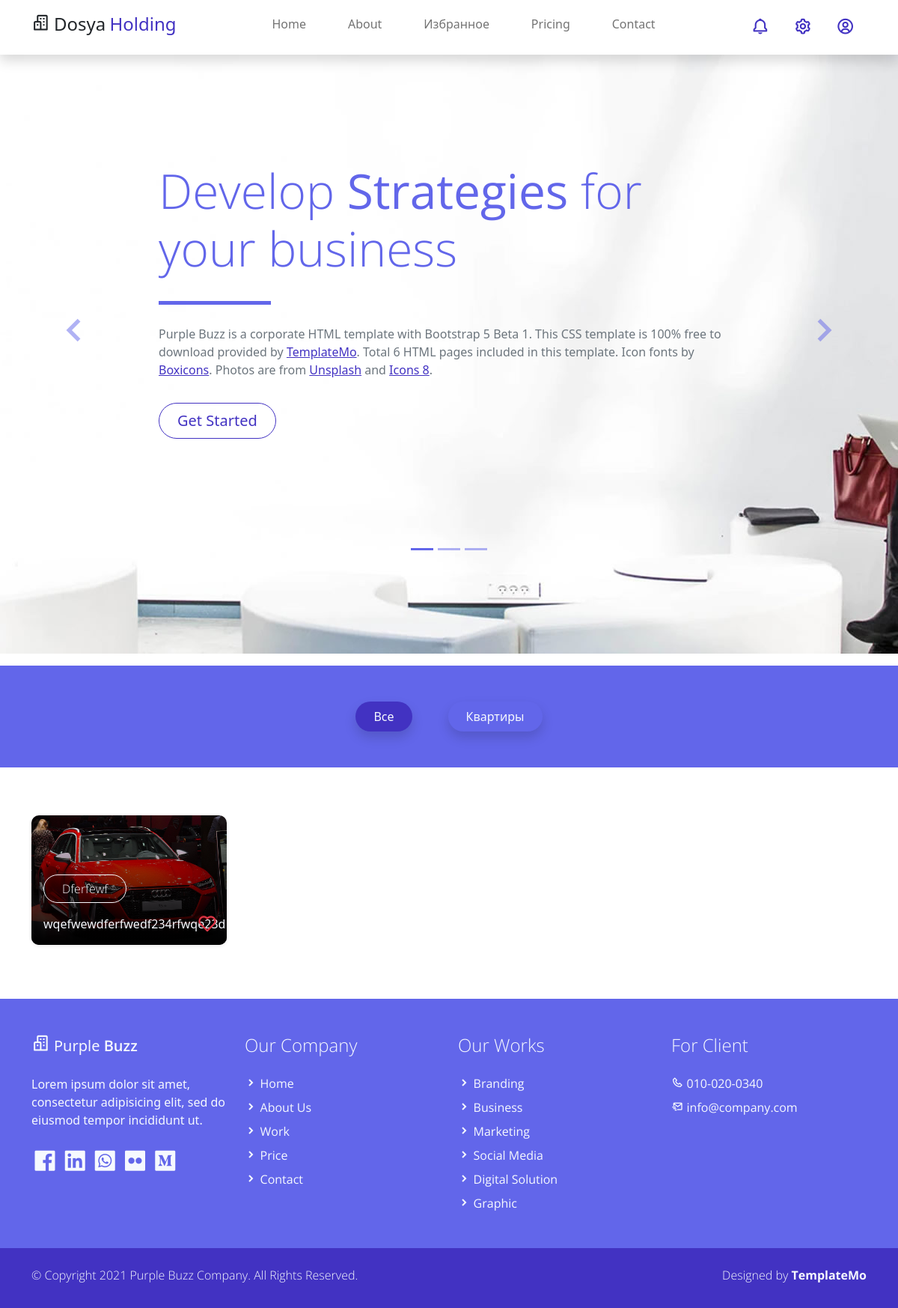
Before: / with the older database file.
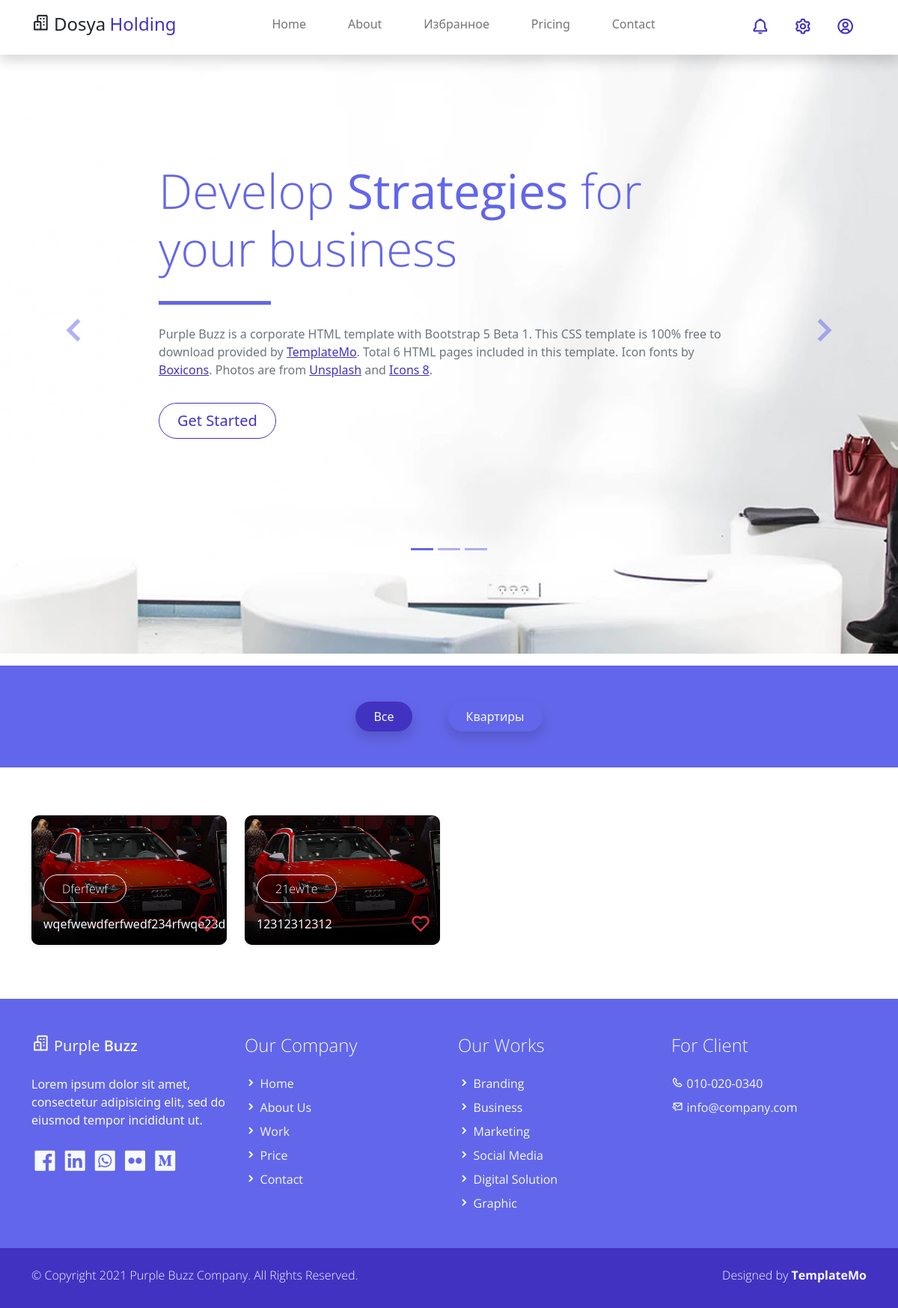
After: the same page with the newer database file.
### main/models.py (models this page shows, shortened)
class Category(models.Model):
    title = models.CharField(max_length=123, verbose_name='Категория')

class Product(models.Model):
    category = models.ForeignKey(Category, on_delete=models.PROTECT, verbose_name='Категория')
    user = models.ForeignKey('user.MyUser', on_delete=models.CASCADE, verbose_name='Пользователь', related_name='products')
    title = models.CharField(max_length=123, verbose_name='Название')
    area = models.CharField(max_length=123, verbose_name='Площадь')
    geo = models.CharField(max_length=123, verbose_name='Геолокация')
    price = models.PositiveIntegerField(verbose_name='Цена')
    description = models.TextField(verbose_name='Описание')
    promo_video = models.URLField(verbose_name='Промо-видео')
    is_active = models.BooleanField(default=True, verbose_name='Активен')
    image = models.ImageField(upload_to='media/image_view', null=True, blank=True, verbose_name='Фото')

### main/views.py (the view)
# urls.py: path('', views.index, name='index'),
def index(request):
    categories = Category.objects.all()
    products = Product.objects.all()
    favorite_ids = []
    if request.user.is_authenticated:
        favorite_ids = Favorite.objects.filter(user=request.user).values_list('product_id', flat=True)
    return render(request, 'main/index.html', {
        'categories': categories,
        'products': products,
        'favorite_ids': favorite_ids,
        'selected_category': None,  # Для выделения активной кнопки
    })

### main/templates/main/index.html (shortened to what this page needs)
{% extends 'main/base.html' %}
{% load static %}
{% block content %}
    <div class="banner-wrapper bg-light">
        <div id="index_banner" class="banner-vertical-center-index container-fluid pt-5">
            <div id="carouselExampleIndicators" class="carousel slide" data-bs-ride="carousel">
                <ol class="carousel-indicators">
                    <li data-bs-target="#carouselExampleIndicators" data-bs-slide-to="0" class="active"></li>
                    <li data-bs-target="#carouselExampleIndicators" data-bs-slide-to="1"></li>
                    <li data-bs-target="#carouselExampleIndicators" data-bs-slide-to="2"></li>
                </ol>
                <div class="carousel-inner">
                    <div class="carousel-item active">
                        <div class="py-5 row d-flex align-items-center">
                            <div class="banner-content col-lg-8 col-8 offset-2 m-lg-auto text-left py-5 pb-5">
                                <h1 class="banner-heading h1 text-secondary display-3 mb-0 pb-5 mx-0 px-0 light-300 typo-space-line">
                                    Develop <strong>Strategies</strong> for
                                  <br>your business
                              </h1>
                                <p class="banner-body text-muted py-3 mx-0 px-0">
                                    Purple Buzz is a corporate HTML template with Bootstrap 5 Beta 1. This CSS template is 100% free to download provided by <a rel="nofollow" href="https://templatemo.com/page/1" target="_parent">TemplateMo</a>. Total 6 HTML pages included in this template. Icon fonts by <a rel="nofollow" href="https://boxicons.com/" target="_blank">Boxicons</a>. Photos are from <a rel="nofollow" href="https://unsplash.com/" target="_blank">Unsplash</a> and <a rel="nofollow" href="https://icons8.com/" target="_blank">Icons 8</a>.
                              </p>
                                <a class="banner-button btn rounded-pill btn-outline-primary btn-lg px-4" href="#" role="button">Get Started</a>
                            </div>
                        </div>
                    </div>
                </div>
                <a class="carousel-control-prev text-decoration-none" href="#carouselExampleIndicators" role="button" data-bs-slide="prev">
                    <i class='bx bx-chevron-left'></i>
                </a>
                <a class="carousel-control-next text-decoration-none" href="#carouselExampleIndicators" role="button" data-bs-slide="next">
                    <i class='bx bx-chevron-right'></i>
                </a>
            </div>
        </div>
    </div>
    <section class="service-wrapper py-3">
<div class="service-tag py-5 bg-secondary">
    <div class="col-md-12">
        <ul class="nav d-flex justify-content-center">
            <li class="nav-item mx-lg-4">
                <a class="border-white border-1 filter-btn nav-link btn-outline-primary shadow rounded-pill px-4 white-300 {% if not selected_category %}active{% endif %}"
                   href="{% url 'index' %}">
                    Все
                </a>
            </li>
            {% for category in categories %}
            <li class="nav-item mx-lg-4">
                <a class="border-white border-1 filter-btn nav-link btn-outline-primary shadow rounded-pill px-4 text-light {% if selected_category and selected_category.id == category.id %}active{% endif %}"
                   href="{% url 'category' category.id %}">
                    {{ category.title }}
                </a>
            </li>
            {% endfor %}
        </ul>
    </div>
</div>
    </section>
    <section class="container overflow-hidden py-5">
    <div class="row">
        {% for product in products %}
            <div class="col-xl-3 col-md-4 col-sm-6 mb-4 position-relative">
                <a href="{% url 'single_view' product.id %}" class="service-work card border-0 text-white shadow-sm overflow-hidden h-full">
                    <img class="service card-img" src="{{ product.image.url }}" alt="Card image">
                    <div class="service-work-vertical card-img-overlay d-flex align-items-end">
                        <div class="service-work-content text-left text-light">
                            <span class="btn btn-outline-light rounded-pill mb-lg-3 px-lg-4 light-300">{{ product.title }}</span>
                            <p class="card-text">{{ product.description|truncatechars:28 }}</p>
                        </div>
                    </div>
                </a>
                 <form method="post" action="{% url 'like_product' product.id %}" class="position-absolute m-2" style="bottom: 5px; right: 10px;">
                    <button type="submit" class="bg-transparent border border-0">
                        <i class="bx {% if product.id in favorite_ids %}bxs-heart text-danger rounded-circle{% else %}bx-heart text-danger{% endif %} fs-3"></i>
                    </button>
                </form>
            </div>
        {% endfor %}
    </div>
</section>
{% endblock %}

### main/templates/main/base.html (shortened to what this page needs)
{% load static %}
<html lang="ru">
<head>
    <link href="{% static 'assets/css/bootstrap.min.css' %}" rel="stylesheet">
    <link href="{% static 'assets/css/boxicon.min.css' %}" rel="stylesheet">
    <link rel="stylesheet" href="{% static 'assets/css/templatemo.css'%}">
    <link rel="stylesheet" href="{% static 'assets/css/custom.css'%}">
</head>
<body>
    <nav id="main_nav" class="navbar navbar-expand-lg navbar-light bg-white shadow">
        <div class="container d-flex justify-content-between align-items-center">
            <a class="navbar-brand h1" href="{% url 'index' %}">
                <i class='bx bx-buildings bx-sm text-dark'></i>
                <span class="text-dark h4">Dosya</span> <span class="text-primary h4">Holding</span>
            </a>
            <div class="align-self-center collapse navbar-collapse flex-fill  d-lg-flex justify-content-lg-between" id="navbar-toggler-success">
                <div class="flex-fill mx-xl-5 mb-2">
                    <ul class="nav navbar-nav d-flex justify-content-between mx-xl-5 text-center text-dark">
                        <li class="nav-item">
                            <a class="nav-link btn-outline-primary rounded-pill px-3" href="index.html">Home</a>
                        </li>
                        <li class="nav-item">
                            <a class="nav-link btn-outline-primary rounded-pill px-3" href="about.html">About</a>
                        </li>
                        <li class="nav-item">
                            <a class="nav-link btn-outline-primary rounded-pill px-3" href="{% url 'favorites'%}">Избранное</a>
                        </li>
                        <li class="nav-item">
                            <a class="nav-link btn-outline-primary rounded-pill px-3" href="pricing.html">Pricing</a>
                        </li>
                        <li class="nav-item">
                            <a class="nav-link btn-outline-primary rounded-pill px-3" href="contact.html">Contact</a>
                        </li>
                    </ul>
                </div>
                <div class="navbar align-self-center d-flex">
                    <a class="nav-link" href="#"><i class='bx bx-bell bx-sm bx-tada-hover text-primary'></i></a>
                    <a class="nav-link" href="#"><i class='bx bx-cog bx-sm text-primary'></i></a>
                    <a class="nav-link" href="{% url 'login' %}"><i class='bx bx-user-circle bx-sm text-primary'></i></a>
                </div>
            </div>
        </div>
    </nav>
    {% block content %}
    {% endblock %}
    <footer class="bg-secondary pt-4">
        <div class="container">
            <div class="row py-4">
                <div class="col-lg-3 col-12 align-left">
                    <a class="navbar-brand" href="index.html">
                        <i class='bx bx-buildings bx-sm text-light'></i>
                        <span class="text-light h5">Purple</span> <span class="text-light h5 semi-bold-600">Buzz</span>
                    </a>
                    <p class="text-light my-lg-4 my-2">
                        Lorem ipsum dolor sit amet, consectetur adipisicing elit,
                        sed do eiusmod tempor incididunt ut.
                    </p>
                    <ul class="list-inline footer-icons light-300">
                        <li class="list-inline-item m-0">
                            <a class="text-light" target="_blank" href="http://facebook.com/">
                                <i class='bx bxl-facebook-square bx-md'></i>
                            </a>
                        </li>
                        <li class="list-inline-item m-0">
                            <a class="text-light" target="_blank" href="https://www.linkedin.com/">
                                <i class='bx bxl-linkedin-square bx-md'></i>
                            </a>
                        </li>
                        <li class="list-inline-item m-0">
                            <a class="text-light" target="_blank" href="https://www.whatsapp.com/">
                                <i class='bx bxl-whatsapp-square bx-md'></i>
                            </a>
                        </li>
                        <li class="list-inline-item m-0">
                            <a class="text-light" target="_blank" href="https://www.flickr.com/">
                                <i class='bx bxl-flickr-square bx-md'></i>
                            </a>
                        </li>
                        <li class="list-inline-item m-0">
                            <a class="text-light" target="_blank" href="https://www.medium.com/">
                                <i class='bx bxl-medium-square bx-md' ></i>
                            </a>
                        </li>
                    </ul>
                </div>
                <div class="col-lg-3 col-md-4 my-sm-0 mt-4">
                    <h3 class="h4 pb-lg-3 text-light light-300">Our Company</h3>
                        <ul class="list-unstyled text-light light-300">
                            <li class="pb-2">
                                <i class='bx-fw bx bxs-chevron-right bx-xs'></i><a class="text-decoration-none text-light" href="index.html">Home</a>
                            </li>
                            <li class="pb-2">
                                <i class='bx-fw bx bxs-chevron-right bx-xs'></i><a class="text-decoration-none text-light py-1" href="about.html">About Us</a>
                            </li>
                            <li class="pb-2">
                                <i class='bx-fw bx bxs-chevron-right bx-xs'></i><a class="text-decoration-none text-light py-1" href="favorite.html">Work</a>
                            </li>
                            <li class="pb-2">
                                <i class='bx-fw bx bxs-chevron-right bx-xs'></i></i><a class="text-decoration-none text-light py-1" href="pricing.html">Price</a>
                            </li>
                            <li class="pb-2">
                                <i class='bx-fw bx bxs-chevron-right bx-xs'></i><a class="text-decoration-none text-light py-1" href="contact.html">Contact</a>
                            </li>
                        </ul>
                </div>
                <div class="col-lg-3 col-md-4 my-sm-0 mt-4">
                    <h2 class="h4 pb-lg-3 text-light light-300">Our Works</h2>
                    <ul class="list-unstyled text-light light-300">
                        <li class="pb-2">
                            <i class='bx-fw bx bxs-chevron-right bx-xs'></i><a class="text-decoration-none text-light py-1" href="#">Branding</a>
                        </li>
                        <li class="pb-2">
                            <i class='bx-fw bx bxs-chevron-right bx-xs'></i><a class="text-decoration-none text-light py-1" href="#">Business</a>
                        </li>
                        <li class="pb-2">
                            <i class='bx-fw bx bxs-chevron-right bx-xs'></i><a class="text-decoration-none text-light py-1" href="#">Marketing</a>
                        </li>
                        <li class="pb-2">
                            <i class='bx-fw bx bxs-chevron-right bx-xs'></i><a class="text-decoration-none text-light py-1" href="#">Social Media</a>
                        </li>
                        <li class="pb-2">
                            <i class='bx-fw bx bxs-chevron-right bx-xs'></i><a class="text-decoration-none text-light py-1" href="#">Digital Solution</a>
                        </li>
                        <li class="pb-2">
                            <i class='bx-fw bx bxs-chevron-right bx-xs'></i><a class="text-decoration-none text-light py-1" href="#">Graphic</a>
                        </li>
                    </ul>
                </div>
                <div class="col-lg-3 col-md-4 my-sm-0 mt-4">
                    <h2 class="h4 pb-lg-3 text-light light-300">For Client</h2>
                    <ul class="list-unstyled text-light light-300">
                        <li class="pb-2">
                            <i class='bx-fw bx bx-phone bx-xs'></i><a class="text-decoration-none text-light py-1" href="tel:010-020-0340">010-020-0340</a>
                        </li>
                        <li class="pb-2">
                            <i class='bx-fw bx bx-mail-send bx-xs'></i><a class="text-decoration-none text-light py-1" href="mailto:info@company.com">info@company.com</a>
                        </li>
                    </ul>
                </div>
            </div>
        </div>
        <div class="w-100 bg-primary py-3">
            <div class="container">
                <div class="row pt-2">
                    <div class="col-lg-6 col-sm-12">
                        <p class="text-lg-start text-center text-light light-300">
                            © Copyright 2021 Purple Buzz Company. All Rights Reserved.
                        </p>
                    </div>
                    <div class="col-lg-6 col-sm-12">
                        <p class="text-lg-end text-center text-light light-300">
                            Designed by <a rel="sponsored" class="text-decoration-none text-light" href="https://templatemo.com/" target="_blank"><strong>TemplateMo</strong></a>
                        </p>
                    </div>
                </div>
            </div>
        </div>
    </footer>
</body>
</html>

Changed rows visible on the page:
added Product: image (picture), title "21ew1e", description "12312312312"
